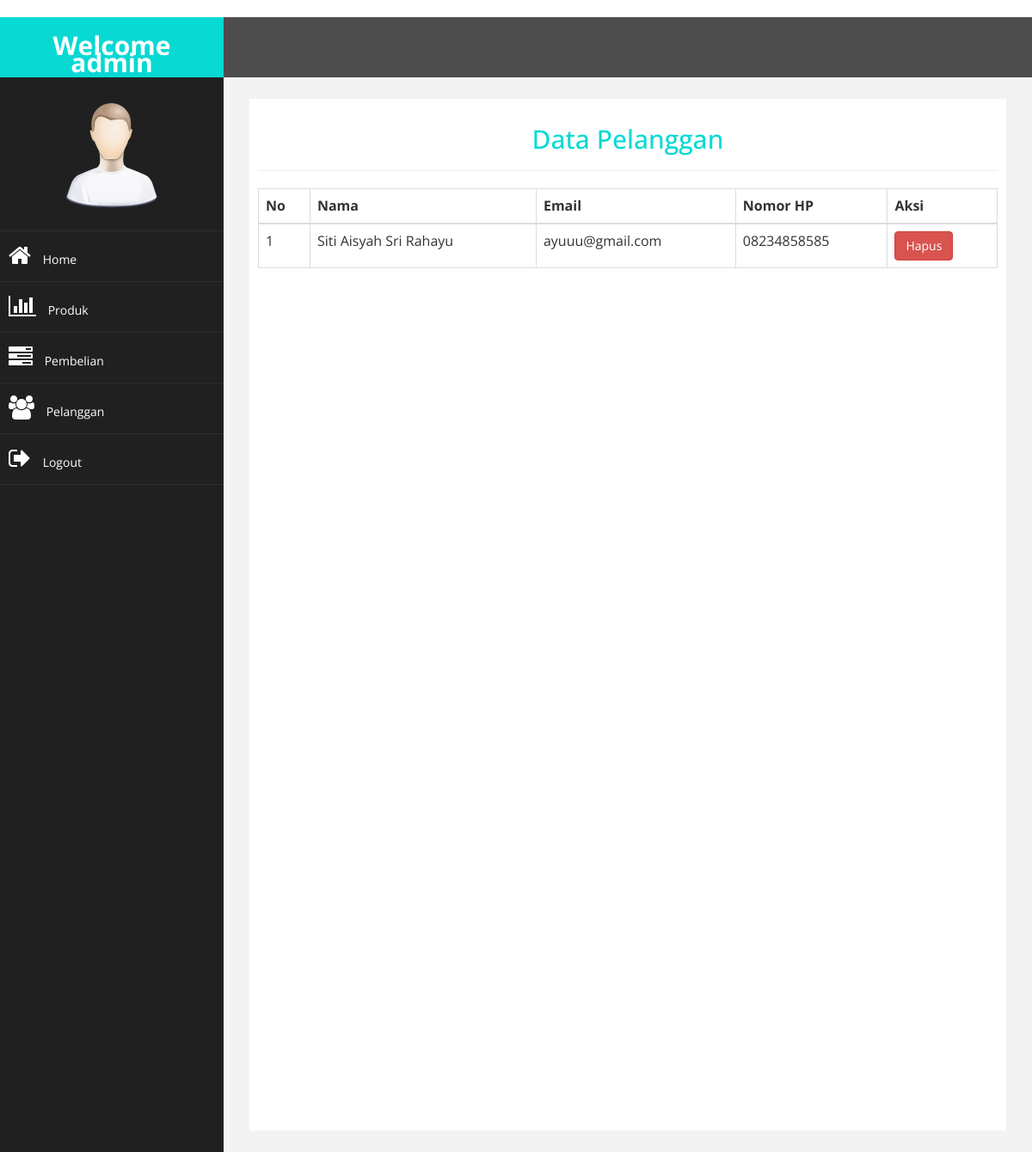
Page /admin/index.php?halaman=pelanggan (signed in) on the committed database.
### tables this page shows
CREATE TABLE `pelanggan` (
  `id_pelanggan` int(10) NOT NULL,
  `email_pelanggan` varchar(100) NOT NULL,
  `password_pelanggan` varchar(50) NOT NULL,
  `nama_pelanggan` varchar(100) NOT NULL,
  `telepon_pelanggan` varchar(25) NOT NULL,
  `alamat_pelanggan` text NOT NULL
);

### admin/pelanggan.php (the view)
<h2><center>Data Pelanggan</center></h2>
<hr>
<table class="table table-bordered ">
  <thead>
    <tr>
      <th>No</th>
      <th>Nama</th>
      <th>Email</th>
      <th>Nomor HP</th>
      <th>Aksi</th>
    </tr>
  </thead>
  <tbody>
    <?php $nomor=1; ?>
  <?php $ambil = $koneksi->query("SELECT * FROM pelanggan"); ?>
  <?php while ($pecah = $ambil->fetch_assoc()) { ?>
    <tr>
      <td> <?php echo $nomor; ?> </td>
      <td> <?php echo $pecah['nama_pelanggan']; ?> </td>
      <td> <?php echo $pecah['email_pelanggan']; ?> </td>
      <td> <?php echo $pecah['telepon_pelanggan']; ?> </td>
      <td> <a href="index.php?halaman=hapuspelanggan&id=<?php echo $pecah['id_pelanggan']; ?>" class="btn btn-danger"> Hapus </a> </td>
    </tr>
    <?php $nomor++; ?>
  <?php } ?>
  </tbody>
</table>

### admin/assets/css/custom.css (style rules this page uses)
body { font-family: 'Open Sans', sans-serif; }
h2 { color: #08D9D3; }

### rows in the picture
pelanggan: nama_pelanggan "Siti Aisyah Sri Rahayu", email_pelanggan "ayuuu@gmail.com", telepon_pelanggan "08234858585"

### other values in the picture
$_SESSION['user'] "admin"
